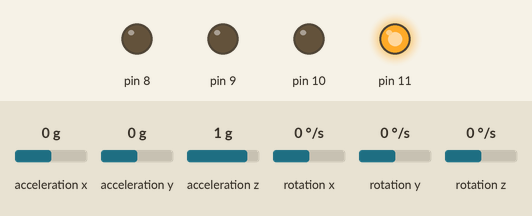
Recording of a sketch running on a simulated Arduino Uno, built with avr-gcc and run on an emulated ATmega328P. Shown: output pins drawn as LEDs (lit = HIGH). The test bench sets the inputs (shaded band); at power-on: acceleration x 0 g, acceleration y 0 g, acceleration z 1 g, rotation x 0 °/s, rotation y 0 °/s, rotation z 0 °/s. What the sketch prints to the serial monitor is not drawn.

Above: at 0.1 s.
At 1.6 s:
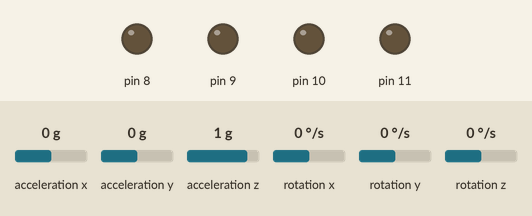
Timing chart, 0 to 3.1 s (numbered marks = the images above):
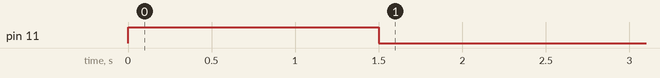

The sketch:

wmx.ino
```cpp
#include <MPU6050_tockn.h>
#include <Wire.h>

MPU6050 mpu6050(Wire);

void setup() {
  // put your setup code here, to run once:
  Serial.begin(9600);
  pinMode(8, OUTPUT);
  pinMode(9, OUTPUT);
  pinMode(10, OUTPUT);
  pinMode(11, OUTPUT);
  digitalWrite(11, 1);
  delay(1500);
  digitalWrite(11, 0);
  Wire.begin();
  mpu6050.begin();
  mpu6050.calcGyroOffsets(true);

}

void loop() {
  // put your main code here, to run repeatedly:
  mpu6050.update();
  Serial.print(mpu6050.getAccX());
  Serial.print('\t');
  Serial.print(mpu6050.getAccY());
  Serial.print('\t');
  Serial.println(mpu6050.getAccZ());
  delay(1000);
}
```
